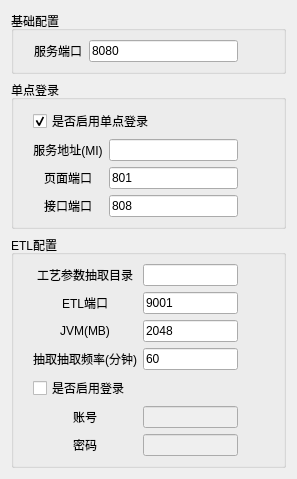
          <widget class="QWidget" name="tabStep_4">
           <attribute name="title">
            <string>Step4.系统配置</string>
           </attribute>
           <layout class="QVBoxLayout" name="verticalLayout_11" stretch="1,4,7">
            <item>
             <widget class="QGroupBox" name="dep_group_11">
              <property name="title">
               <string>基础配置</string>
              </property>
              <layout class="QHBoxLayout" name="horizontalLayout_26">
               <item>
                <layout class="QGridLayout" name="gridLayout_25" columnstretch="1,3,1">
                 <property name="leftMargin">
                  <number>10</number>
                 </property>
                 <property name="rightMargin">
                  <number>10</number>
                 </property>
                 <item row="0" column="0">
                  <widget class="QLabel" name="labelText_41">
                   <property name="text">
                    <string>服务端口</string>
                   </property>
                   <property name="alignment">
                    <set>Qt::AlignCenter</set>
                   </property>
                  </widget>
                 </item>
                 <item row="0" column="1">
                  <widget class="QLineEdit" name="dep_input_44">
                   <property name="text">
                    <string>8080</string>
                   </property>
                  </widget>
                 </item>
                 <item row="0" column="2">
                  <widget class="QLabel" name="help_32">
                   <property name="maximumSize">
                    <size>
                     <width>20</width>
                     <height>20</height>
                    </size>
                   </property>
                   <property name="text">
                    <string/>
                   </property>
                   <property name="pixmap">
                    <pixmap resource="resoure.qrc">:/icon/help.png</pixmap>
                   </property>
                   <property name="scaledContents">
                    <bool>true</bool>
                   </property>
                  </widget>
                 </item>
                </layout>
               </item>
              </layout>
             </widget>
            </item>
            <item>
             <widget class="QGroupBox" name="dep_group_12">
              <property name="title">
               <string>单点登录</string>
              </property>
              <layout class="QHBoxLayout" name="horizontalLayout_27">
               <item>
                <layout class="QGridLayout" name="gridLayout_26" columnstretch="1,3,1">
                 <property name="leftMargin">
                  <number>10</number>
                 </property>
                 <property name="rightMargin">
                  <number>10</number>
                 </property>
                 <item row="0" column="2">
                  <widget class="QLabel" name="help_33">
                   <property name="maximumSize">
                    <size>
                     <width>20</width>
                     <height>20</height>
                    </size>
                   </property>
                   <property name="text">
                    <string/>
                   </property>
                   <property name="pixmap">
                    <pixmap resource="resoure.qrc">:/icon/help.png</pixmap>
                   </property>
                   <property name="scaledContents">
                    <bool>true</bool>
                   </property>
                  </widget>
                 </item>
                 <item row="1" column="0">
                  <widget class="QLabel" name="labelText_42">
                   <property name="text">
                    <string>服务地址(MI)</string>
                   </property>
                   <property name="alignment">
                    <set>Qt::AlignCenter</set>
                   </property>
                  </widget>
                 </item>
                 <item row="1" column="1">
                  <widget class="QLineEdit" name="dep_input_46"/>
                 </item>
                 <item row="2" column="0">
                  <widget class="QLabel" name="labelText_43">
                   <property name="text">
                    <string>页面端口</string>
                   </property>
                   <property name="alignment">
                    <set>Qt::AlignCenter</set>
                   </property>
                  </widget>
                 </item>
                 <item row="1" column="2">
                  <widget class="QLabel" name="help_34">
                   <property name="maximumSize">
                    <size>
                     <width>20</width>
                     <height>20</height>
                    </size>
                   </property>
                   <property name="text">
                    <string/>
                   </property>
                   <property name="pixmap">
                    <pixmap resource="resoure.qrc">:/icon/help.png</pixmap>
                   </property>
                   <property name="scaledContents">
                    <bool>true</bool>
                   </property>
                  </widget>
                 </item>
                 <item row="2" column="1">
                  <widget class="QLineEdit" name="dep_input_47">
                   <property name="text">
                    <string>801</string>
                   </property>
                  </widget>
                 </item>
                 <item row="2" column="2">
                  <widget class="QLabel" name="help_35">
                   <property name="maximumSize">
                    <size>
                     <width>20</width>
                     <height>20</height>
                    </size>
                   </property>
                   <property name="text">
                    <string/>
                   </property>
                   <property name="pixmap">
                    <pixmap resource="resoure.qrc">:/icon/help.png</pixmap>
                   </property>
                   <property name="scaledContents">
                    <bool>true</bool>
                   </property>
                  </widget>
                 </item>
                 <item row="3" column="0">
                  <widget class="QLabel" name="labelText_44">
                   <property name="text">
                    <string>接口端口</string>
                   </property>
                   <property name="alignment">
                    <set>Qt::AlignCenter</set>
                   </property>
                  </widget>
                 </item>
                 <item row="3" column="1">
                  <widget class="QLineEdit" name="dep_input_48">
                   <property name="text">
                    <string>808</string>
                   </property>
                  </widget>
                 </item>
                 <item row="0" column="0" colspan="2">
                  <widget class="QCheckBox" name="dep_input_45">
                   <property name="text">
                    <string>是否启用单点登录</string>
                   </property>
                   <property name="checked">
                    <bool>true</bool>
                   </property>
                  </widget>
                 </item>
                 <item row="3" column="2">
                  <widget class="QLabel" name="help_36">
                   <property name="maximumSize">
                    <size>
                     <width>20</width>
                     <height>20</height>
                    </size>
                   </property>
                   <property name="text">
                    <string/>
                   </property>
                   <property name="pixmap">
                    <pixmap resource="resoure.qrc">:/icon/help.png</pixmap>
                   </property>
                   <property name="scaledContents">
                    <bool>true</bool>
                   </property>
                  </widget>
                 </item>
                </layout>
               </item>
              </layout>
             </widget>
            </item>
            <item>
             <widget class="QGroupBox" name="dep_group_13">
              <property name="title">
               <string>ETL配置</string>
              </property>
              <layout class="QHBoxLayout" name="horizontalLayout_28">
               <item>
                <layout class="QGridLayout" name="gridLayout_27" columnstretch="1,3,1">
                 <property name="leftMargin">
                  <number>10</number>
                 </property>
                 <property name="rightMargin">
                  <number>10</number>
                 </property>
                 <item row="5" column="0">
                  <widget class="QLabel" name="labelText_49">
                   <property name="text">
                    <string>账号</string>
                   </property>
                   <property name="alignment">
                    <set>Qt::AlignCenter</set>
                   </property>
                  </widget>
                 </item>
                 <item row="4" column="0" colspan="2">
                  <widget class="QCheckBox" name="dep_input_53">
                   <property name="text">
                    <string>是否启用登录</string>
                   </property>
                  </widget>
                 </item>
                 <item row="1" column="1">
                  <widget class="QLineEdit" name="dep_input_50">
                   <property name="text">
                    <string>9001</string>
                   </property>
                  </widget>
                 </item>
                 <item row="4" column="2">
                  <widget class="QLabel" name="help_41">
                   <property name="maximumSize">
                    <size>
                     <width>20</width>
                     <height>20</height>
                    </size>
                   </property>
                   <property name="text">
                    <string/>
                   </property>
                   <property name="pixmap">
                    <pixmap resource="resoure.qrc">:/icon/help.png</pixmap>
                   </property>
                   <property name="scaledContents">
                    <bool>true</bool>
                   </property>
                  </widget>
                 </item>
                 <item row="0" column="0">
                  <widget class="QLabel" name="labelText_45">
                   <property name="text">
                    <string>工艺参数抽取目录</string>
                   </property>
                   <property name="alignment">
                    <set>Qt::AlignCenter</set>
                   </property>
                  </widget>
                 </item>
                 <item row="3" column="0">
                  <widget class="QLabel" name="labelText_48">
                   <property name="text">
                    <string>抽取抽取频率(分钟)</string>
                   </property>
                   <property name="alignment">
                    <set>Qt::AlignCenter</set>
                   </property>
                  </widget>
                 </item>
                 <item row="2" column="1">
                  <widget class="QLineEdit" name="dep_input_51">
                   <property name="text">
                    <string>2048</string>
                   </property>
                  </widget>
                 </item>
                 <item row="5" column="1">
                  <widget class="QLineEdit" name="dep_input_54">
                   <property name="enabled">
                    <bool>false</bool>
                   </property>
                  </widget>
                 </item>
                 <item row="6" column="1">
                  <widget class="QLineEdit" name="dep_input_55">
                   <property name="enabled">
                    <bool>false</bool>
                   </property>
                  </widget>
                 </item>
                 <item row="2" column="2">
                  <widget class="QLabel" name="help_39">
                   <property name="maximumSize">
                    <size>
                     <width>20</width>
                     <height>20</height>
                    </size>
                   </property>
                   <property name="text">
                    <string/>
                   </property>
                   <property name="pixmap">
                    <pixmap resource="resoure.qrc">:/icon/help.png</pixmap>
                   </property>
                   <property name="scaledContents">
                    <bool>true</bool>
                   </property>
                  </widget>
                 </item>
                 <item row="1" column="2">
                  <widget class="QLabel" name="help_38">
                   <property name="maximumSize">
                    <size>
                     <width>20</width>
                     <height>20</height>
                    </size>
                   </property>
                   <property name="text">
                    <string/>
                   </property>
                   <property name="pixmap">
                    <pixmap resource="resoure.qrc">:/icon/help.png</pixmap>
                   </property>
                   <property name="scaledContents">
                    <bool>true</bool>
                   </property>
                  </widget>
                 </item>
                 <item row="2" column="0">
                  <widget class="QLabel" name="labelText_47">
                   <property name="text">
                    <string>JVM(MB)</string>
                   </property>
                   <property name="alignment">
                    <set>Qt::AlignCenter</set>
                   </property>
                  </widget>
                 </item>
                 <item row="1" column="0">
                  <widget class="QLabel" name="labelText_46">
                   <property name="text">
                    <string>ETL端口</string>
                   </property>
                   <property name="alignment">
                    <set>Qt::AlignCenter</set>
                   </property>
                  </widget>
                 </item>
                 <item row="3" column="1">
                  <widget class="QLineEdit" name="dep_input_52">
                   <property name="text">
                    <string>60</string>
                   </property>
                  </widget>
                 </item>
                 <item row="0" column="2">
                  <widget class="QLabel" name="help_37">
                   <property name="maximumSize">
                    <size>
                     <width>20</width>
                     <height>20</height>
                    </size>
                   </property>
                   <property name="text">
                    <string/>
                   </property>
                   <property name="pixmap">
                    <pixmap resource="resoure.qrc">:/icon/help.png</pixmap>
                   </property>
                   <property name="scaledContents">
                    <bool>true</bool>
                   </property>
                  </widget>
                 </item>
                 <item row="0" column="1">
                  <widget class="QLineEdit" name="dep_input_49"/>
                 </item>
                 <item row="6" column="0">
                  <widget class="QLabel" name="labelText_50">
                   <property name="text">
                    <string>密码</string>
                   </property>
                   <property name="alignment">
                    <set>Qt::AlignCenter</set>
                   </property>
                  </widget>
                 </item>
                 <item row="3" column="2">
                  <widget class="QLabel" name="help_40">
                   <property name="maximumSize">
                    <size>
                     <width>20</width>
                     <height>20</height>
                    </size>
                   </property>
                   <property name="text">
                    <string/>
                   </property>
                   <property name="pixmap">
                    <pixmap resource="resoure.qrc">:/icon/help.png</pixmap>
                   </property>
                   <property name="scaledContents">
                    <bool>true</bool>
                   </property>
                  </widget>
                 </item>
                 <item row="5" column="2">
                  <widget class="QLabel" name="help_42">
                   <property name="maximumSize">
                    <size>
                     <width>20</width>
                     <height>20</height>
                    </size>
                   </property>
                   <property name="text">
                    <string/>
                   </property>
                   <property name="pixmap">
                    <pixmap resource="resoure.qrc">:/icon/help.png</pixmap>
                   </property>
                   <property name="scaledContents">
                    <bool>true</bool>
                   </property>
                  </widget>
                 </item>
                 <item row="6" column="2">
                  <widget class="QLabel" name="help_43">
                   <property name="maximumSize">
                    <size>
                     <width>20</width>
                     <height>20</height>
                    </size>
                   </property>
                   <property name="text">
                    <string/>
                   </property>
                   <property name="pixmap">
                    <pixmap resource="resoure.qrc">:/icon/help.png</pixmap>
                   </property>
                   <property name="scaledContents">
                    <bool>true</bool>
                   </property>
                  </widget>
                 </item>
                </layout>
               </item>
              </layout>
             </widget>
            </item>
           </layout>
          </widget>
